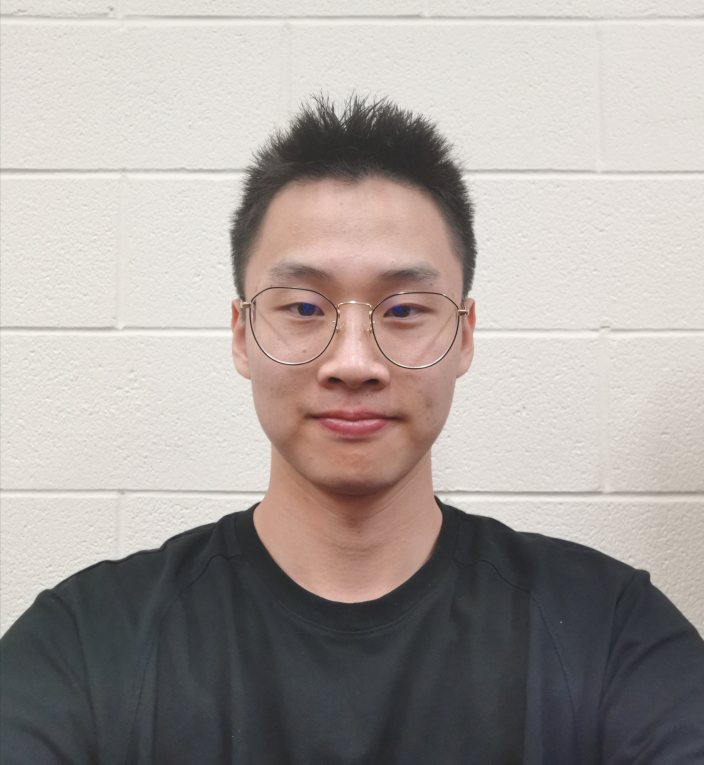
#> input picture photo1.jpg, 2112 x 2293 px, found by its file name (shown at 1/3 size)
$ python face_detectin.py
#> lines starting #> are read from the running program, lines starting #| are printed output that depends on the picture; after the words box and inside, x2 and y2 are one past the last pixel; in counts of white or black regions, pixels touching at a corner belong together
import args as args
import cv2

face_cascade = cv2.CascadeClassifier("/Users/xiaodonghuo/PycharmProjects/computer_vision/haarcascade_frontalface_default.xml")

img = cv2.imread("/Users/xiaodonghuo/PycharmProjects/computer_vision/photo1.jpg")
#> img is the input picture: shape (2293, 2112, 3); mean B, G, R 157.4, 161.4, 168.6
img = cv2.resize(img, (int(img.shape[1]* 0.5), int(img.shape[0]*0.5)))
#> img: shape (1146, 1056, 3)
gray_img = cv2.cvtColor(img, cv2.COLOR_BGR2GRAY)
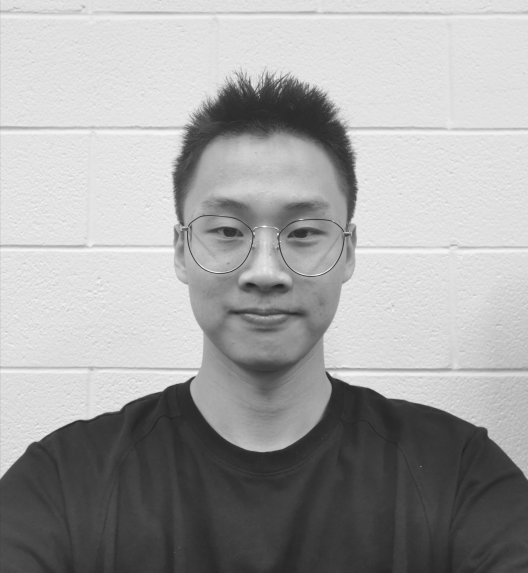
#> gray_img: shape (1146, 1056) (shown at 1/2 size); min 30, max 255, mean 162.9

face = face_cascade.detectMultiScale(gray_img , scaleFactor= 1.05, minNeighbors = 5)
#> face = [[307, 283, 448, 448]]

#[[157  84 379 379]]   [[column   row , length, length]]
cnts = cv2.findContours(gray_img,mode=cv2.RETR_EXTERNAL, method=cv2.CHAIN_APPROX_SIMPLE)[0]
#> cnts = [[[0, 0], [0, 1145], [1055, 1145], [1055, 0]]]

for contours in cnts:
    print(contours)
    cv2.drawContours(img, contours, -1, (255, 255, 0), 3)
#> this loop made 1 pass
#> contours on pass 1: [[0, 0], [0, 1145], [1055, 1145], [1055, 0]]
#| [[[   0    0]]
#|  [[   0 1145]]
#|  [[1055 1145]]
#|  [[1055    0]]]
#> img: shape (1146, 1056, 3); mean B, G, R 157.3, 161.3, 168.5
for x, y, w,h in face:
    img = cv2.rectangle(img, (x,y), (x+w, y+h), (0,255,0), 3 )  #blue,greed, red, weith of the rectangle
#> this loop made 1 pass
#> pass 1, `img = cv2.rectangle(img, (x,y), (x+w, y+h), (0,255,0), 3 )`:
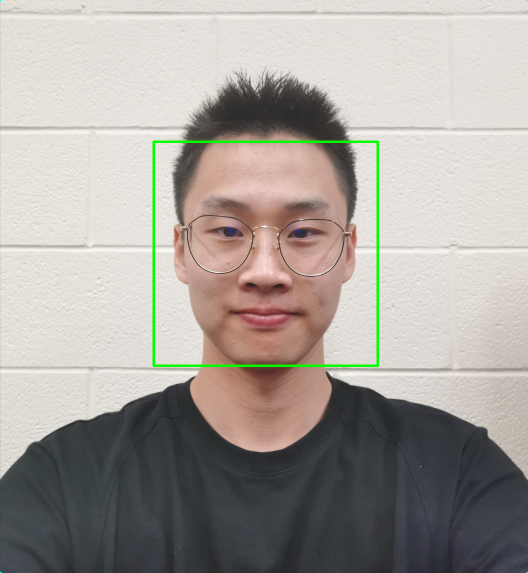
#> img: shape (1146, 1056, 3) (shown at 1/2 size); mean B, G, R 155.9, 161.8, 167

resize = cv2.resize(img,((int(img.shape[1]* 0.5), int(img.shape[0]*0.5))))
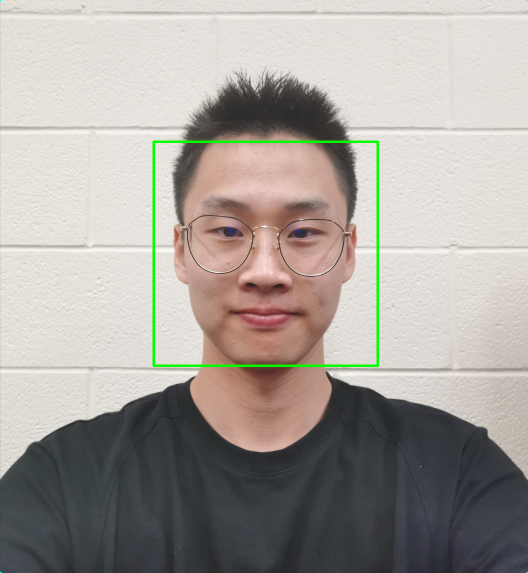
#> resize: shape (573, 528, 3); mean B, G, R 156.1, 161.9, 167.1
cv2.imshow("gray",resize)
cv2.waitKey(0)
cv2.destroyAllWindows()

# cascade_fn = args.get('--cascade', "/Users/xiaodonghuo/PycharmProjects/computer_vision/haarcascade_frontalface_default.xml")
# nested_fn  = args.get('--nested-cascade', "/Users/xiaodonghuo/PycharmProjects/computer_vision/haarcascade_frontalface_default.xml")
